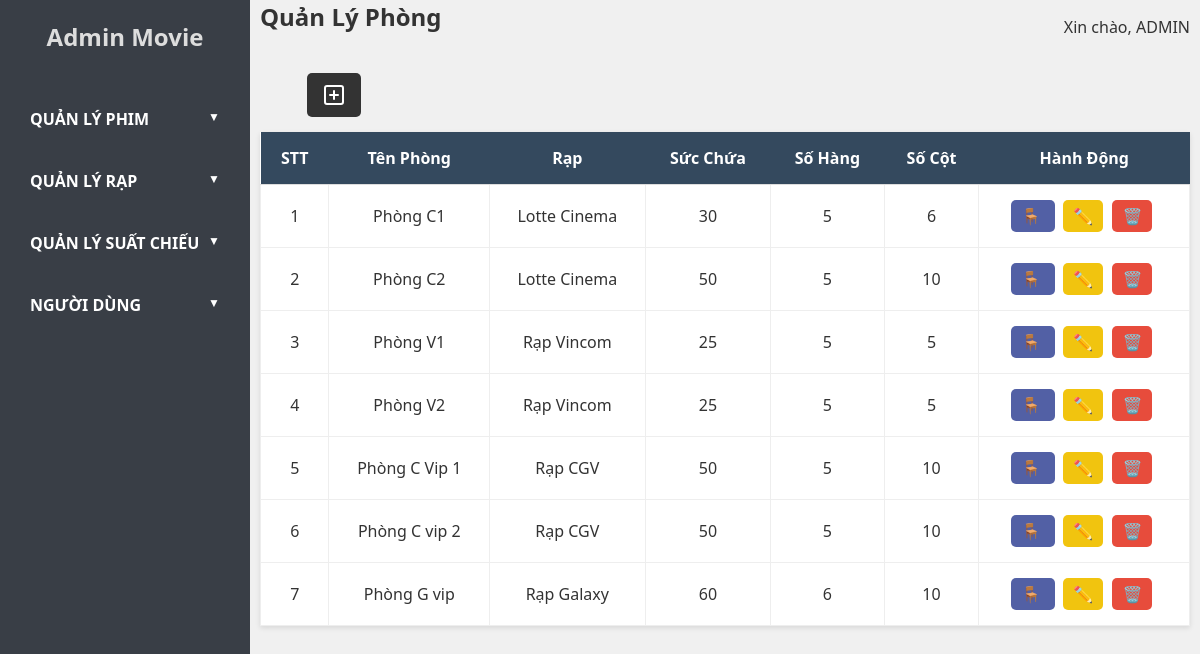
The app's page /admin.php?controller=room&action=index (signed in) with its own data.
### tables this page shows
CREATE TABLE `rooms` (
  `id` int NOT NULL,
  `theater_id` int NOT NULL,
  `name` varchar(50) NOT NULL,
  `capacity` int NOT NULL,
  `rows` int NOT NULL,
  `columns` int NOT NULL
);

CREATE TABLE `theaters` (
  `id` int NOT NULL,
  `name` varchar(100) NOT NULL,
  `address` varchar(255) NOT NULL,
  `capacity` int NOT NULL
);

### models/BaseModel.php (called while the page is built, shortened)
<?php
class BaseModel
{
     public function __construct($db, $table)
     {
          $this->conn = $db;
     }
}
?>

### models/RoomModel.php (called while the page is built, shortened)
<?php
require_once MODEL_PATH . 'BaseModel.php';
class RoomModel extends BaseModel
{
     public function getAllRoomsWithTheater()
     {
          $query = "SELECT rooms.*, theaters.name AS theater_name
                    FROM rooms
                    JOIN theaters ON rooms.theater_id = theaters.id";
          $stmt = $this->conn->prepare($query);
          $stmt->execute();
          return $stmt->fetchAll(PDO::FETCH_ASSOC);
     }
}
?>

### views/admin/admin_room/room_list.php (the view, shortened to what this page needs)
<div class="main-content">
     <div class="header">
          <h1>Quản Lý Phòng</h1>
          <div class="user-info">
               <span>Xin chào, ADMIN</span>
          </div>
     </div>
     <div class="nav-search">
          <div class="add">
               <a href="admin.php?controller=room&action=edit" class="add-btn">
                    <svg xmlns="http://www.w3.org/2000/svg" width="24" height="24" viewBox="0 0 24 24" fill="none"
                         stroke="currentColor" stroke-width="2" stroke-linecap="round" stroke-linejoin="round"
                         class="lucide lucide-square-plus">
                         <rect width="18" height="18" x="3" y="3" rx="2" />
                         <path d="M8 12h8" />
                         <path d="M12 8v8" />
                    </svg>
               </a>
          </div>
     </div>
     <table>
          <thead>
               <tr>
                    <th>STT</th>
                    <th>Tên phòng</th>
                    <th>Rạp</th>
                    <th>Sức chứa</th>
                    <th>Số hàng</th>
                    <th>Số cột</th>
                    <th>Hành động</th>
               </tr>
          </thead>
          <tbody>
               <?php $i = 1;
               foreach ($rooms as $room): ?>
                    <tr>
                         <td><?= htmlspecialchars($i); ?></td>
                         <td><?= htmlspecialchars($room['name']); ?></td>
                         <td><?= htmlspecialchars($room['theater_name']); ?></td>
                         <td><?= htmlspecialchars($room['capacity']); ?></td>
                         <td><?= htmlspecialchars($room['rows']); ?></td>
                         <td><?= htmlspecialchars($room['columns']); ?></td>
                         <td>
                              <a href="admin.php?controller=room&action=viewSeats&room_id=<?php echo $room['id']; ?>"
                                   class="btn-view">
                                   🪑
                              </a>
                              <a href="admin.php?controller=room&action=edit&id=<?= $room['id'] ?>" class="edit-btn">✏️</a>
                              <a href="#" class="delete-btn" onclick="deleteRoom(<?= $room['id'] ?>)">🗑️</a>
                         </td>
                    </tr>
                    <?php $i++; endforeach; ?>
          </tbody>
     </table>
</div>
</div>

### public/css/admin/style.css (style rules this page uses)
* { margin: 0; padding: 0; box-sizing: border-box; font-family: 'Segoe UI', Tahoma, Geneva, Verdana, sans-serif; }
body { display: flex; height: 100vh; background-color: #f0f0f0; }
.main-content { height: 100%; flex: 1; padding: 0 10px; }
.header { display: flex; justify-content: space-between; align-items: center; margin-bottom: 20px; }
.header h1 { font-size: 24px; }
.user-info { font-size: 16px; color: #333; }
.nav-search { display: flex; justify-content: space-between; align-items: center; padding: 0 5%; margin-bottom: 15px; }
.nav-search .add-btn { text-decoration: none; background-color: #333; padding: 10px 15px; color: #fff; border-radius: 5px; display: flex; justify-content: center; align-items: center; }
table { width: 100%; border-collapse: collapse; background-color: white; box-shadow: 0 2px 5px rgba(0, 0, 0, 0.1); }
table th, table td { padding: 15px; text-align: center; border-bottom: 1px solid #ddd; }
table th { background-color: #34495e; color: white; text-transform: capitalize; position: sticky; top: 0; }
table td { color: #333; border: 1px solid #eee; }
.edit-btn, .delete-btn { display: inline-block; padding: 5px 10px; text-decoration: none; border-radius: 5px; margin-right: 5px; font-size: 16px; }
.edit-btn { background-color: #f1c40f; color: black; }
.delete-btn { background-color: #e74c3c; color: white; }
h1 { text-align: center; font-size: 22px; margin-bottom: 20px; color: #333; }
.btn-view { width: 80px; color: #dfdfdf; background-color: rgb(82, 96, 165); padding: 5px 10px; border-radius: 5px; margin-right: 8px; text-decoration: none; text-align: center; }

### records on screen
rooms: name "Phòng C1", theater.name "Lotte Cinema", capacity "30", rows "5", columns "6"
rooms: name "Phòng C2", theater.name "Lotte Cinema", capacity "50", rows "5", columns "10"
rooms: name "Phòng V1", theater.name "Rạp Vincom", capacity "25", rows "5", columns "5"
rooms: name "Phòng V2", theater.name "Rạp Vincom", capacity "25", rows "5", columns "5"
rooms: name "Phòng C Vip 1", theater.name "Rạp CGV", capacity "50", rows "5", columns "10"
rooms: name "Phòng C vip 2", theater.name "Rạp CGV", capacity "50", rows "5", columns "10"
rooms: name "Phòng G vip", theater.name "Rạp Galaxy", capacity "60", rows "6", columns "10"
